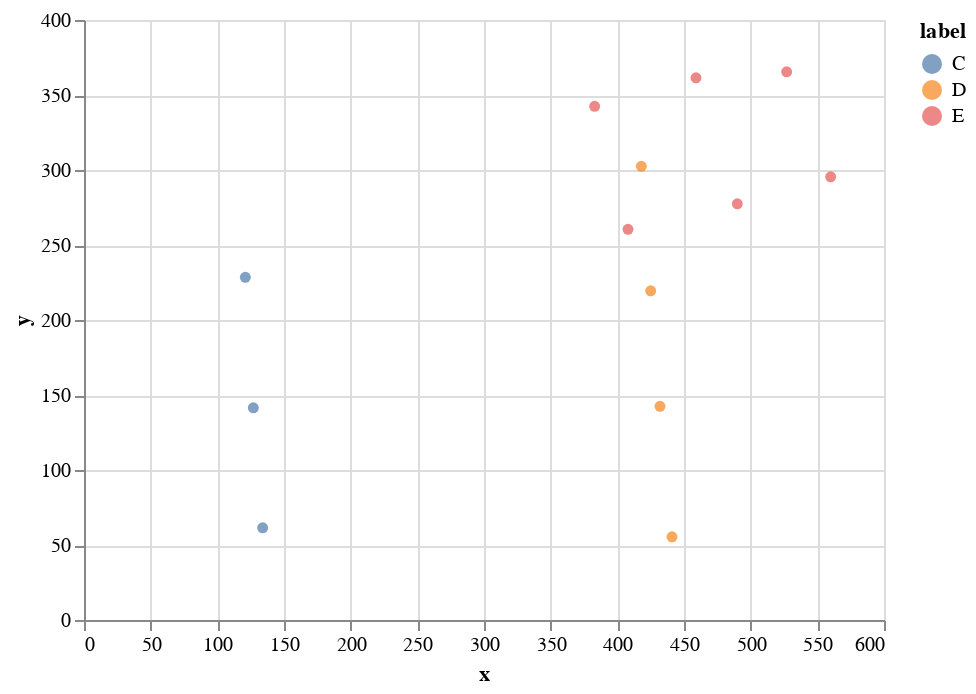

This figure's notebook cell:
### Code cell
from altair import Chart
c = Chart(df2)
c.mark_circle().encode(x='x', y='y', color='label')

### Figure 1 — Vega-Lite specification as saved in the notebook (floating-point values rounded to 4 significant figures)
{"config": {"view": {"continuousWidth": 400, "continuousHeight": 300}}, "data": {"name": "data-aedd80cad0b410c3f01b2261b96067a5"}, "mark": "circle", "encoding": {"color": {"field": "label", "type": "nominal"}, "x": {"field": "x", "type": "quantitative"}, "y": {"field": "y", "type": "quantitative"}}, "$schema": "https://vega.github.io/schema/vega-lite/v4.17.0.json", "datasets": {"data-aedd80cad0b410c3f01b2261b96067a5": [{"x": 134.0, "y": 61.44, "label": "C"}, {"x": 127.0, "y": 141.4, "label": "C"}, {"x": 121.0, "y": 228.4, "label": "C"}, {"x": 441.0, "y": 55.44, "label": "D"}, {"x": 432.0, "y": 142.4, "label": "D"}, {"x": 425.0, "y": 219.4, "label": "D"}, {"x": 418.0, "y": 302.4, "label": "D"}, {"x": 490.0, "y": 277.4, "label": "E"}, {"x": 459.0, "y": 361.4, "label": "E"}, {"x": 527.0, "y": 365.4, "label": "E"}, {"x": 560.0, "y": 295.4, "label": "E"}, {"x": 408.0, "y": 260.4, "label": "E"}, {"x": 383.0, "y": 342.4, "label": "E"}]}}
